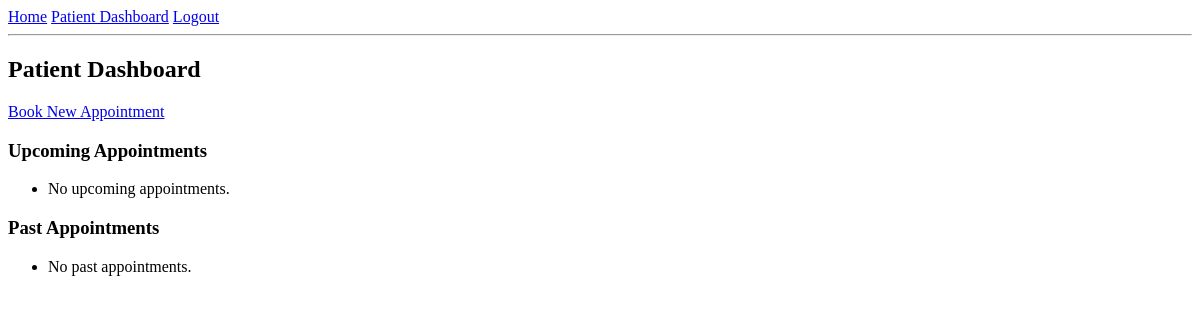
Before: /patient/dashboard (signed in) with the older database file.
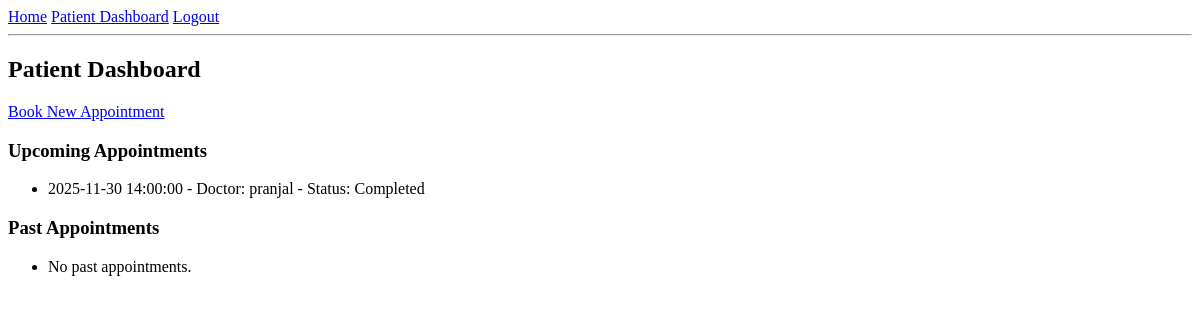
After: the same page with the newer database file.
### app.py (models this page shows, shortened)
class Appointment(db.Model):
    id = db.Column(db.Integer, primary_key=True)
    patient_id = db.Column(db.Integer, db.ForeignKey("user.id"), nullable=False)
    doctor_id = db.Column(db.Integer, db.ForeignKey("user.id"), nullable=False)
    date_time = db.Column(db.DateTime, nullable=False)
    status = db.Column(db.String(20), default="Booked")  # Booked / Completed / Cancelled
    patient = db.relationship("User", foreign_keys=[patient_id], backref="patient_appointments")
    doctor = db.relationship("User", foreign_keys=[doctor_id], backref="doctor_appointments")

class User(UserMixin, db.Model):
    id = db.Column(db.Integer, primary_key=True)
    name = db.Column(db.String(120), nullable=False)
    email = db.Column(db.String(120), unique=True, nullable=False)
    password_hash = db.Column(db.String(255), nullable=False)
    role = db.Column(db.String(20), nullable=False)  # admin / doctor / patient
    specialization = db.Column(db.String(120))  # for doctors
    age = db.Column(db.Integer)                 # for patients
    gender = db.Column(db.String(10))          # for patients
    phone = db.Column(db.String(50))           # for patients
    address = db.Column(db.String(255))        # for patients
    is_active_flag = db.Column(db.Boolean, default=True)

### app.py (the view)
@app.route("/patient/dashboard")
@login_required
def patient_dashboard():
    if current_user.role != "patient":
        flash("Unauthorized access", "danger")
        return redirect(url_for("index"))
    upcoming_appointments = (
        Appointment.query
        .filter(
            Appointment.patient_id == current_user.id,
            Appointment.date_time >= datetime.now(),
        )
        .order_by(Appointment.date_time.asc())
        .all()
    )
    past_appointments = (
        Appointment.query
        .filter(
            Appointment.patient_id == current_user.id,
            Appointment.date_time < datetime.now(),
        )
        .order_by(Appointment.date_time.desc())
        .all()
    )
    return render_template(
        "patient_dashboard.html",
        upcoming_appointments=upcoming_appointments,
        past_appointments=past_appointments,
    )

### app.py (called while the page is built)
@login_manager.user_loader
def load_user(user_id):
    return User.query.get(int(user_id))

### templates/patient_dashboard.html (shortened to what this page needs)
{% extends "base.html" %}
{% block content %}
<h2>Patient Dashboard</h2>
<p><a href="{{ url_for('patient_create_appointment') }}">Book New Appointment</a></p>
<h3>Upcoming Appointments</h3>
<ul>
{% for appt in upcoming_appointments %}
    <li>
        {{ appt.date_time }} -
        Doctor: {{ appt.doctor.name }} -
        Status: {{ appt.status }}
    </li>
{% else %}
    <li>No upcoming appointments.</li>
{% endfor %}
</ul>
<h3>Past Appointments</h3>
<ul>
{% for appt in past_appointments %}
    <li>
        {{ appt.date_time }} -
        Doctor: {{ appt.doctor.name }} -
        Status: {{ appt.status }}
        {% if appt.treatment %}
            <br>Diagnosis: {{ appt.treatment.diagnosis }}
            <br>Prescription: {{ appt.treatment.prescription }}
        {% endif %}
    </li>
{% else %}
    <li>No past appointments.</li>
{% endfor %}
</ul>
{% endblock %}

Changed rows visible on the page:
added Appointment: date_time "2025-11-30 14:00:00", doctor.name "pranjal", status "Completed"
Other visible differences:
text no longer shown: "No upcoming appointments."
